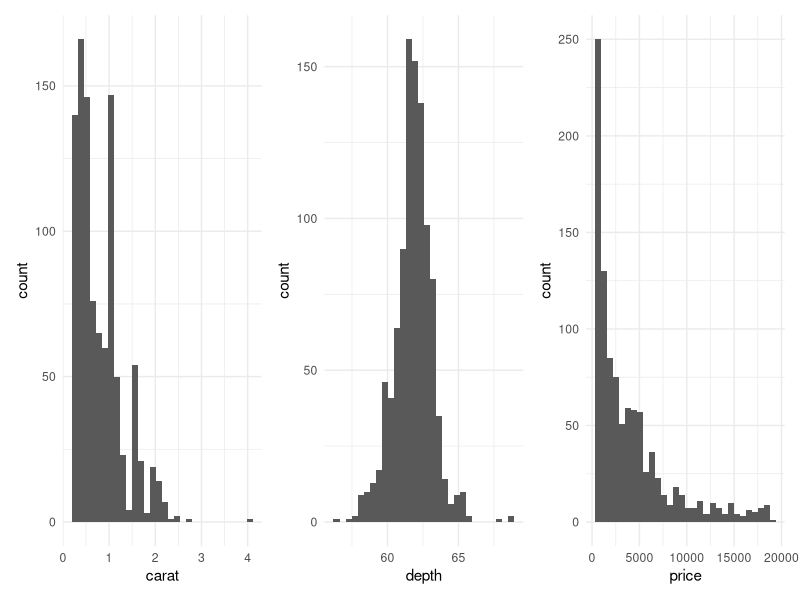
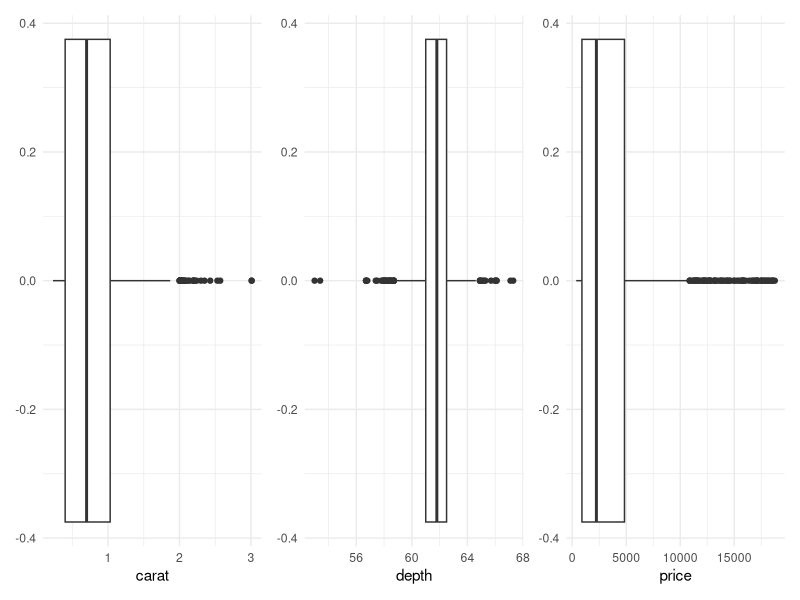
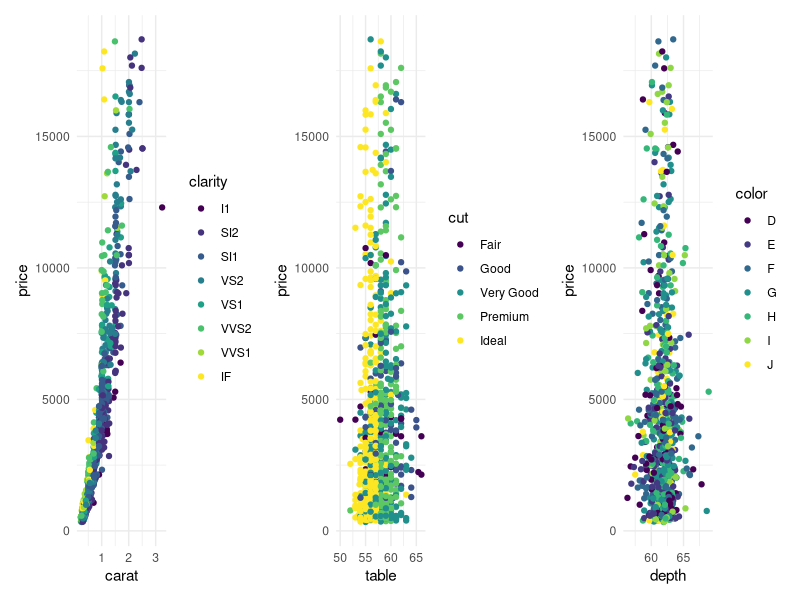
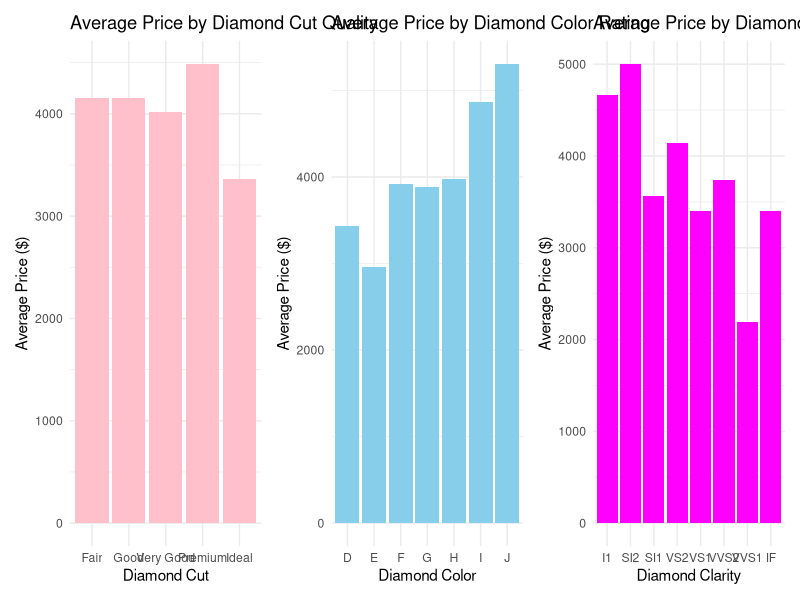
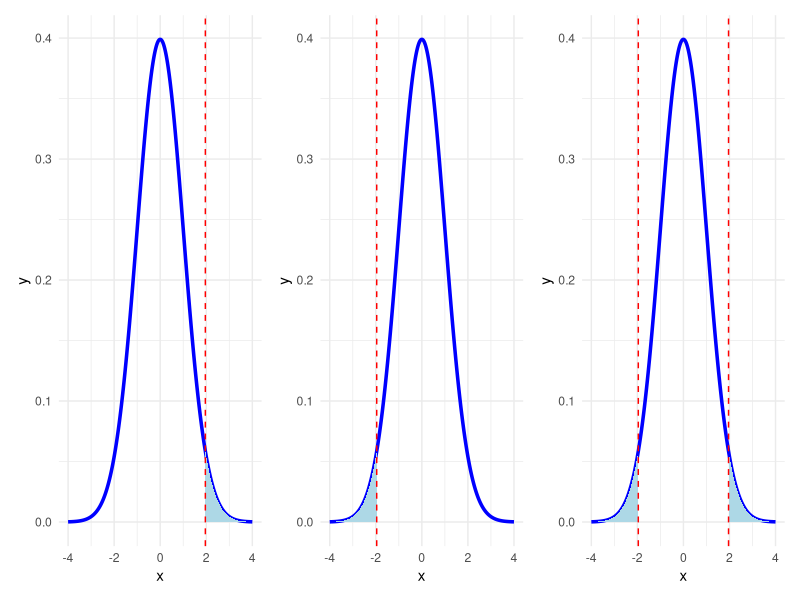
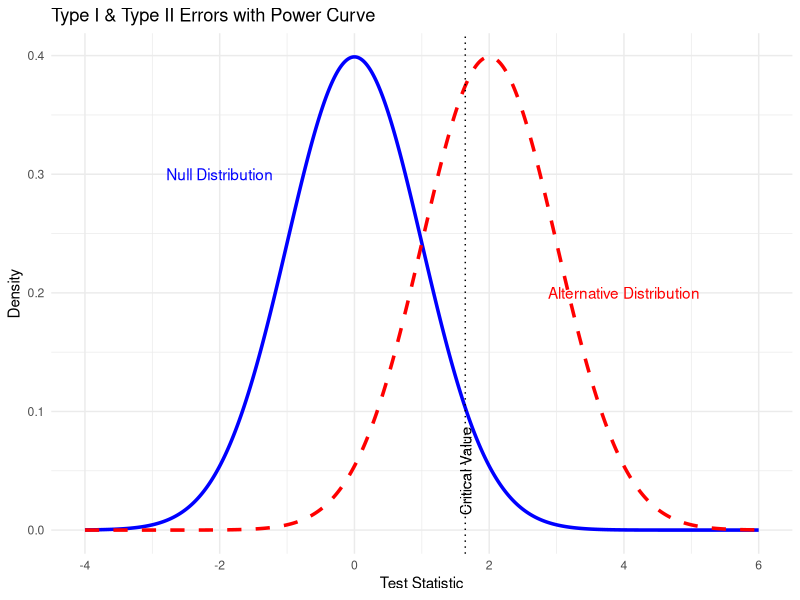
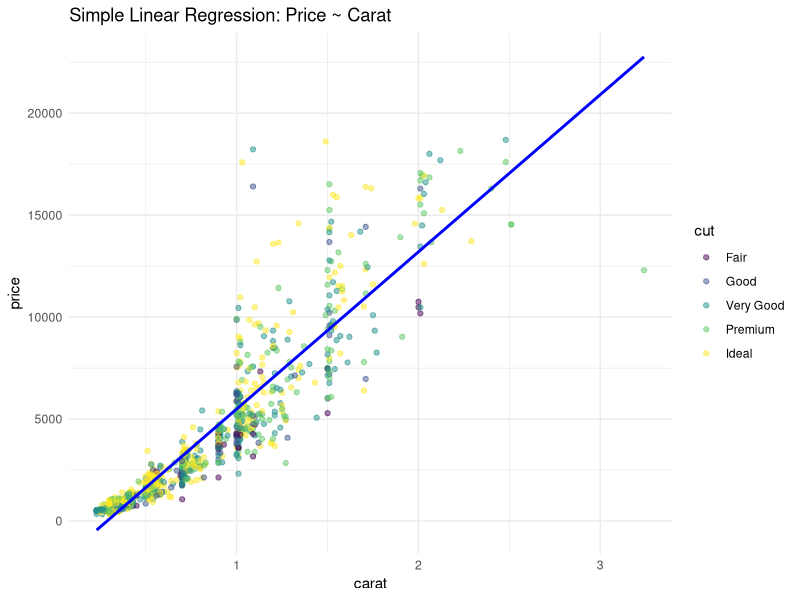
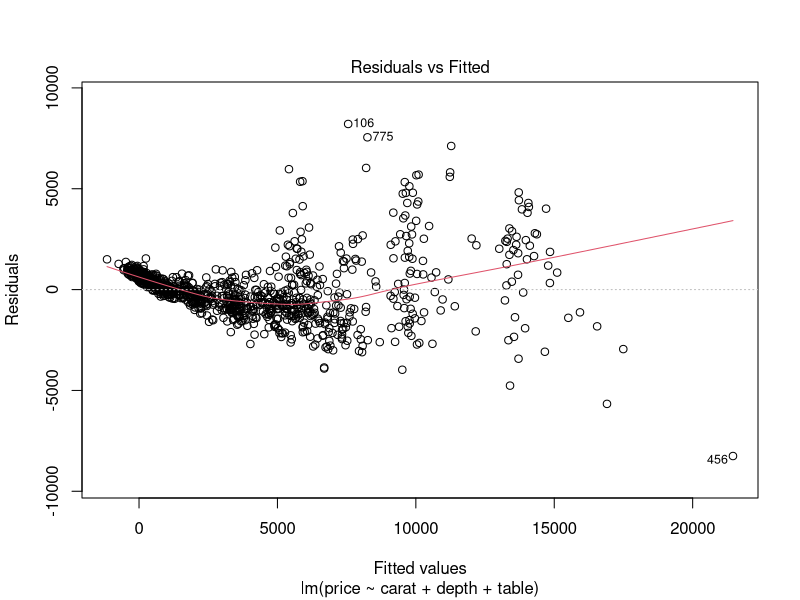

The R source for these figures, in order:
## ---- chunk 1
 #| echo: false
library(tidyverse)
library(tidyr)
library(patchwork)
library(kableExtra)
## ---- chunk 2
 #| echo: false
set.seed(1991)
data(diamonds)
df <- diamonds %>% sample_n(size=1000)
df %>% head %>%
  kable("html", align = "c") %>%
  kable_styling(full_width = F, position = "center", bootstrap_options = c("striped", "hover", "condensed", "bordered")) %>%
  row_spec(0, bold = TRUE)
## ---- chunk 3
 #| echo: false
p1 <- diamonds %>% sample_n(size=1000) %>% ggplot(aes(x=carat)) + geom_histogram(bins=30) + theme_minimal()
p2 <- diamonds %>% sample_n(size=1000) %>% ggplot(aes(x=depth)) + geom_histogram(bins=30) + theme_minimal()
p3 <- diamonds %>% sample_n(size=1000) %>% ggplot(aes(x=price)) + geom_histogram(bins=30) + theme_minimal()
p1 | p2 | p3
## ---- chunk 4
 #| echo: false
p4 <- diamonds %>% sample_n(size=1000) %>% ggplot(aes(x=carat)) + geom_boxplot() + theme_minimal()
p5 <- diamonds %>% sample_n(size=1000) %>% ggplot(aes(x=depth)) + geom_boxplot() + theme_minimal()
p6 <- diamonds %>% sample_n(size=1000) %>% ggplot(aes(x=price)) + geom_boxplot() + theme_minimal()
p4 | p5 | p6
## ---- chunk 5
 #| echo: false
df %>%
  summarise(across(where(is.numeric), list(
    Mean = ~mean(.x, na.rm = TRUE),
    Median = ~median(.x, na.rm = TRUE),
    SD = ~sd(.x, na.rm = TRUE),
    Var = ~var(.x, na.rm = TRUE),
    Min = ~min(.x, na.rm = TRUE),
    Max = ~max(.x, na.rm = TRUE)
  ), .names = "{.col}_{.fn}")) %>% round(2) %>%
  pivot_longer(everything(), names_to = c("Variable", "stat"), names_sep = "_") %>%
  pivot_wider(names_from = stat, values_from = value)%>%
  kable("html", align = "c") %>%
  kable_styling(full_width = F, position = "center", bootstrap_options = c("striped", "hover", "condensed", "bordered")) %>%
  row_spec(0, bold = TRUE)
## ---- chunk 6
 #| echo: false
p7 <- df %>% ggplot(aes(x=carat, y=price, color=clarity)) + geom_point() + theme_minimal()
p8 <- df %>% ggplot(aes(x=table, y=price, color=cut)) + geom_point() + theme_minimal()
p9 <- df %>% ggplot(aes(x=depth, y=price, color=color)) + geom_point() + theme_minimal()
p7 | p8 |p9
## ---- chunk 7
 #| echo: false
p10 <- df %>%
  group_by(cut) %>%
  summarise(avg_price = mean(price)) %>%
  ggplot(aes(x = cut, y = avg_price)) +
  geom_bar(stat = "identity", fill = "pink") +
  labs(
    title = "Average Price by Diamond Cut Quality",
    x = "Diamond Cut",
    y = "Average Price ($)"
  ) +
  theme_minimal()
p11 <- df %>%
  group_by(color) %>%
  summarise(avg_price = mean(price)) %>%
  ggplot(aes(x = color, y = avg_price)) +
  geom_bar(stat = "identity", fill = "skyblue") +
  labs(
    title = "Average Price by Diamond Color Rating",
    x = "Diamond Color",
    y = "Average Price ($)"
  ) +
  theme_minimal()
p12 <- df %>%
  group_by(clarity) %>%
  summarise(avg_price = mean(price)) %>%
  ggplot(aes(x = clarity, y = avg_price)) +
  geom_bar(stat = "identity", fill = "magenta") +
  labs(
    title = "Average Price by Diamond Clarity",
    x = "Diamond Clarity",
    y = "Average Price ($)"
  ) +
  theme_minimal()
p10 | p11 | p12
## ---- chunk 8
 #| echo: false
df %>%
  select(-x, -y, -z) %>%
  select(where(is.numeric)) %>%
  cor(use = "pairwise.complete.obs") %>%
  round(2) %>%
  kable("html", align = "c") %>%
  kable_styling(full_width = F, position = "center", bootstrap_options = c("striped", "hover", "condensed", "bordered")) %>%
  row_spec(0, bold = TRUE)
## ---- chunk 9
 #| echo: false
# Parameters
mu <- 0
sigma <- 1

# Full normal curve
x <- seq(mu - 4*sigma, mu + 4*sigma, length.out = 1000)
df <- data.frame(x = x, y = dnorm(x, mean = mu, sd = sigma))

# Shade regions
less_df <- subset(df, x <= -1.96)
more_df <- subset(df, x >= 1.96)
both_df <- subset(df, x <= -1.96 | x >= 1.96)

# Left tail
p_less <- ggplot(df, aes(x = x, y = y)) +
  geom_line(color = "blue", linewidth = 1.2) +
  geom_area(data = less_df, aes(x = x, y = y), fill = "lightblue") +
  geom_vline(xintercept = -1.96, linetype = "dashed", color = "red") +
  theme_minimal()

# Right tail
p_more <- ggplot(df, aes(x = x, y = y)) +
  geom_line(color = "blue", linewidth = 1.2) +
  geom_area(data = more_df, aes(x = x, y = y), fill = "lightblue") +
  geom_vline(xintercept = 1.96, linetype = "dashed", color = "red") +
  theme_minimal()

# Both tails
p_both <- ggplot(df, aes(x = x, y = y)) +
  geom_line(color = "blue", linewidth = 1.2) +
  geom_area(data = less_df, aes(x = x, y = y), fill = "lightblue") +
  geom_area(data = more_df, aes(x=x, y=y), fill = 'lightblue')+
  geom_vline(xintercept = c(-1.96, 1.96), linetype = "dashed", color = "red") +
  theme_minimal()

# Show side by side
p_more | p_less | p_both
## ---- chunk 10
# Null hypothesis: p = 0.20
pi <- 0.4
n <- nrow(diamonds)
phat <- mean(diamonds$cut == "Ideal")

# Test statistic and p-value
z <- (phat - pi) / sqrt(pi * (1 - pi) / n)
p_value <- 1 - pnorm(z)

cat("Z-statistic:", round(z, 3), "\n")
cat("P-value:", round(p_value, 4))
## ---- chunk 11
mu0 <- 4000
x_bar <- mean(diamonds$price)
s <- sd(diamonds$price)
n <- length(diamonds$price)

# Test statistic and p-value
t_stat <- (x_bar - mu0) / (s / sqrt(n))
p_value <- 2*(1 - pt(abs(t_stat), df = n - 1))

cat("T-statistic:", round(t_stat, 3), "\n")
cat("P-value:", round(p_value, 4))
## ---- chunk 12
#| echo: false
#| message: false
#| warning: false

x <- seq(-4, 6, length = 1000)
null_dist <- dnorm(x, mean = 0, sd = 1)
alt_dist <- dnorm(x, mean = 2, sd = 1)

df <- data.frame(x = x, null = null_dist, alt = alt_dist)

ggplot(df, aes(x = x)) +
  geom_line(aes(y = null), color = "blue", linewidth = 1.2) +
  geom_line(aes(y = alt), color = "red", linewidth = 1.2, linetype = "dashed") +
  geom_vline(xintercept = qnorm(0.95), linetype = "dotted") +
  annotate("text", x = -2, y = 0.3, label = "Null Distribution", color = "blue") +
  annotate("text", x = 4, y = 0.2, label = "Alternative Distribution", color = "red") +
  annotate("text", x = 1.65, y = 0.05, label = "Critical Value", angle = 90) +
  theme_minimal() +
  labs(title = "Type I & Type II Errors with Power Curve",
       y = "Density", x = "Test Statistic")
## ---- chunk 13
# Subset to just Premium and Good clarity levels
df <- diamonds %>% filter(color =="D" | color=="E")

table(df$cut, df$color)

# Create a binary outcome: Ideal or not
df <- df %>%
  mutate(is_ideal = cut == "Ideal")

# Proportions
p1 <- mean(df$is_ideal[df$color == "D"])
p2 <- mean(df$is_ideal[df$color == "E"])
n1 <- sum(df$color == "D")
n2 <- sum(df$color == "E")

# Pooled proportion
phat <- (p1 * n1 + p2 * n2) / (n1 + n2)

# Test statistic
z <- (p1 - p2) / sqrt(phat * (1 - phat) * (1 / n1 + 1 / n2))
p_value <- 2 * (1 - pnorm(abs(z)))

cat("Z-statistic:", round(z, 3), "\n")
cat("P-value:", round(p_value, 4))
## ---- chunk 14
tbl <- table(diamonds$cut, diamonds$color)
chisq.test(tbl)
## ---- chunk 15
df <- diamonds %>% filter(cut %in% c("Ideal", "Fair"))

t.test(price ~ cut, data = df)
## ---- chunk 16
set.seed(123)

# Simulate paired prices: original and discounted
n <- 100
original_price <- sample(diamonds$price, n)
discounted_price <- original_price * runif(n, 0.85, 0.95)

t.test(original_price, discounted_price, paired = TRUE)
## ---- chunk 17
# Sample and fit model
set.seed(206)
df <- ggplot2::diamonds %>% sample_n(1000)
lm_simple <- lm(price ~ carat, data = df)
summary(lm_simple)
## ---- chunk 18
#| echo: false
#| message: false
#| warning: false

# Visualize
set.seed(1991)
ggplot(diamonds %>% sample_n(1000), aes(x = carat, y = price, color=cut)) +
  geom_point(alpha = 0.5) +
  geom_smooth(method = "lm", color = "blue", se = FALSE) +
  labs(title = "Simple Linear Regression: Price ~ Carat") + theme_minimal()
## ---- chunk 19
lm_multi <- lm(price ~ carat + depth + table, data = df)
summary(lm_multi)
## ---- chunk 20
# Residual plot
plot(lm_multi, which = 1)  # Residuals vs Fitted
## ---- chunk 21
# Histogram of residuals
residuals <- resid(lm_multi)
hist(residuals, breaks = 30, col = "lightblue", main = "Histogram of Residuals", xlab = "Residual")
## ---- chunk 22
# Sample for speed
set.seed(206)
df <- diamonds %>% sample_n(1000)

# Summary statistics by cut
df %>%
  group_by(cut) %>%
  summarise(mean_price = mean(price), n = n())
## ---- chunk 23
# One-way ANOVA: price ~ cut
anova_model <- aov(price ~ cut, data = df)
summary(anova_model)
## ---- chunk 24
ggplot(df, aes(x = cut, y = price)) +
  geom_boxplot(fill = "lightblue") +
  labs(title = "Boxplot of Diamond Price by Cut",
       x = "Cut", y = "Price ($)") +
  theme_minimal()
## ---- chunk 25
TukeyHSD(anova_model)
